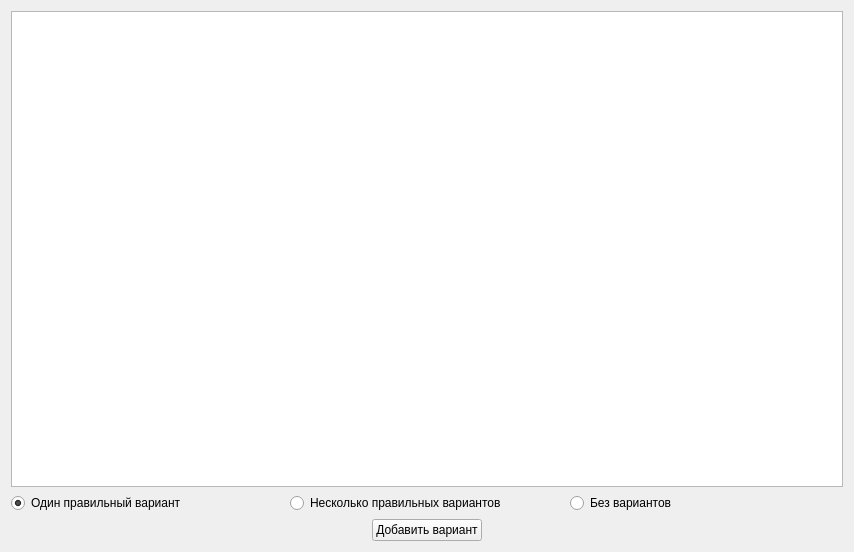
<?xml version="1.0" encoding="UTF-8"?>
<ui version="4.0">
 <class>Form</class>
 <widget class="QWidget" name="Form">
  <property name="geometry">
   <rect>
    <x>0</x>
    <y>0</y>
    <width>854</width>
    <height>552</height>
   </rect>
  </property>
  <property name="sizePolicy">
   <sizepolicy hsizetype="Expanding" vsizetype="Expanding">
    <horstretch>0</horstretch>
    <verstretch>0</verstretch>
   </sizepolicy>
  </property>
  <property name="windowTitle">
   <string>Form</string>
  </property>
  <layout class="QHBoxLayout" name="horizontalLayout_5">
   <item>
    <layout class="QVBoxLayout" name="verticalLayout">
     <item>
      <widget class="QPlainTextEdit" name="plainTextEdit">
       <property name="sizePolicy">
        <sizepolicy hsizetype="Expanding" vsizetype="Minimum">
         <horstretch>0</horstretch>
         <verstretch>0</verstretch>
        </sizepolicy>
       </property>
       <property name="maximumSize">
        <size>
         <width>16777215</width>
         <height>16777215</height>
        </size>
       </property>
      </widget>
     </item>
     <item>
      <layout class="QHBoxLayout" name="horizontalLayout">
       <item>
        <widget class="QRadioButton" name="RB_1">
         <property name="text">
          <string>Один правильный вариант</string>
         </property>
         <property name="checked">
          <bool>true</bool>
         </property>
         <attribute name="buttonGroup">
          <string notr="true">RBG</string>
         </attribute>
        </widget>
       </item>
       <item>
        <widget class="QRadioButton" name="RB_2">
         <property name="text">
          <string>Несколько правильных вариантов</string>
         </property>
         <property name="checked">
          <bool>false</bool>
         </property>
         <attribute name="buttonGroup">
          <string notr="true">RBG</string>
         </attribute>
        </widget>
       </item>
       <item>
        <widget class="QRadioButton" name="RB_3">
         <property name="text">
          <string>Без вариантов</string>
         </property>
         <attribute name="buttonGroup">
          <string notr="true">RBG</string>
         </attribute>
        </widget>
       </item>
      </layout>
     </item>
     <item>
      <layout class="QVBoxLayout" name="verticalLayout_2"/>
     </item>
     <item>
      <layout class="QHBoxLayout" name="horizontalLayout_2">
       <item>
        <spacer name="horizontalSpacer_4">
         <property name="orientation">
          <enum>Qt::Horizontal</enum>
         </property>
         <property name="sizeHint" stdset="0">
          <size>
           <width>40</width>
           <height>20</height>
          </size>
         </property>
        </spacer>
       </item>
       <item>
        <widget class="QPushButton" name="add_var">
         <property name="enabled">
          <bool>true</bool>
         </property>
         <property name="text">
          <string>Добавить вариант</string>
         </property>
        </widget>
       </item>
       <item>
        <spacer name="horizontalSpacer_3">
         <property name="orientation">
          <enum>Qt::Horizontal</enum>
         </property>
         <property name="sizeHint" stdset="0">
          <size>
           <width>40</width>
           <height>20</height>
          </size>
         </property>
        </spacer>
       </item>
      </layout>
     </item>
    </layout>
   </item>
  </layout>
 </widget>
 <resources/>
 <connections/>
 <buttongroups>
  <buttongroup name="RBG"/>
 </buttongroups>
</ui>
